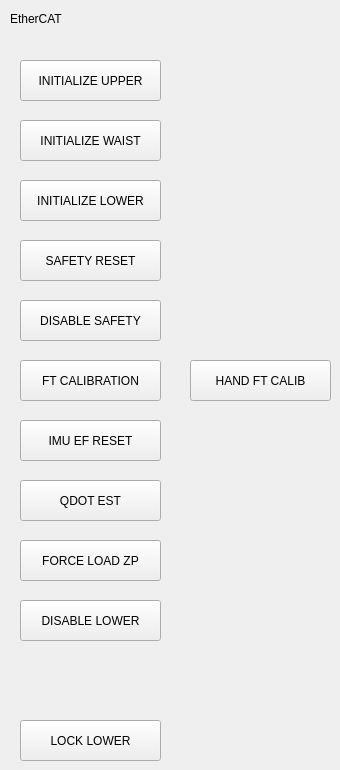
   <widget class="QWidget" name="ECAT">
    <widget class="QLabel" name="label_33">
     <property name="geometry">
      <rect>
       <x>10</x>
       <y>10</y>
       <width>67</width>
       <height>17</height>
      </rect>
     </property>
     <property name="styleSheet">
      <string notr="true"/>
     </property>
     <property name="frameShape">
      <enum>QFrame::NoFrame</enum>
     </property>
     <property name="text">
      <string>EtherCAT</string>
     </property>
    </widget>
    <widget class="QPushButton" name="initializebtn">
     <property name="geometry">
      <rect>
       <x>20</x>
       <y>60</y>
       <width>141</width>
       <height>41</height>
      </rect>
     </property>
     <property name="text">
      <string>INITIALIZE UPPER</string>
     </property>
    </widget>
    <widget class="QPushButton" name="ftcalibbtn">
     <property name="geometry">
      <rect>
       <x>20</x>
       <y>360</y>
       <width>141</width>
       <height>41</height>
      </rect>
     </property>
     <property name="text">
      <string>FT CALIBRATION</string>
     </property>
    </widget>
    <widget class="QPushButton" name="initializebtn_2">
     <property name="geometry">
      <rect>
       <x>20</x>
       <y>120</y>
       <width>141</width>
       <height>41</height>
      </rect>
     </property>
     <property name="text">
      <string>INITIALIZE WAIST</string>
     </property>
    </widget>
    <widget class="QPushButton" name="safetyresetbtn">
     <property name="geometry">
      <rect>
       <x>20</x>
       <y>240</y>
       <width>141</width>
       <height>41</height>
      </rect>
     </property>
     <property name="text">
      <string>SAFETY RESET</string>
     </property>
    </widget>
    <widget class="QPushButton" name="safetyresetbtn_2">
     <property name="geometry">
      <rect>
       <x>20</x>
       <y>300</y>
       <width>141</width>
       <height>41</height>
      </rect>
     </property>
     <property name="text">
      <string>DISABLE SAFETY</string>
     </property>
    </widget>
    <widget class="QPushButton" name="imuresetbtn">
     <property name="geometry">
      <rect>
       <x>20</x>
       <y>420</y>
       <width>141</width>
       <height>41</height>
      </rect>
     </property>
     <property name="text">
      <string>IMU EF RESET</string>
     </property>
    </widget>
    <widget class="QPushButton" name="qdotest">
     <property name="geometry">
      <rect>
       <x>20</x>
       <y>480</y>
       <width>141</width>
       <height>41</height>
      </rect>
     </property>
     <property name="text">
      <string>QDOT EST</string>
     </property>
    </widget>
    <widget class="QPushButton" name="initializebtn_3">
     <property name="geometry">
      <rect>
       <x>20</x>
       <y>180</y>
       <width>141</width>
       <height>41</height>
      </rect>
     </property>
     <property name="text">
      <string>INITIALIZE LOWER</string>
     </property>
    </widget>
    <widget class="QPushButton" name="forceloadbtn">
     <property name="geometry">
      <rect>
       <x>20</x>
       <y>540</y>
       <width>141</width>
       <height>41</height>
      </rect>
     </property>
     <property name="text">
      <string>FORCE LOAD ZP</string>
     </property>
    </widget>
    <widget class="QPushButton" name="disablelower">
     <property name="geometry">
      <rect>
       <x>20</x>
       <y>600</y>
       <width>141</width>
       <height>41</height>
      </rect>
     </property>
     <property name="text">
      <string>DISABLE LOWER</string>
     </property>
    </widget>
    <widget class="QPushButton" name="locklower">
     <property name="geometry">
      <rect>
       <x>20</x>
       <y>720</y>
       <width>141</width>
       <height>41</height>
      </rect>
     </property>
     <property name="text">
      <string>LOCK LOWER</string>
     </property>
    </widget>
    <widget class="QPushButton" name="handftbtn">
     <property name="geometry">
      <rect>
       <x>190</x>
       <y>360</y>
       <width>141</width>
       <height>41</height>
      </rect>
     </property>
     <property name="text">
      <string>HAND FT CALIB</string>
     </property>
    </widget>
   </widget>
